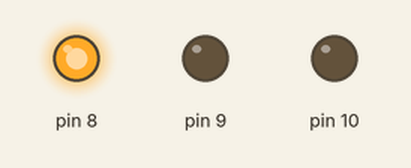
This sketch was run on a simulated Arduino Uno, built with avr-gcc and run on an emulated ATmega328P. On the bench: output pins drawn as LEDs (lit = HIGH).

Above: at 0.5 s.
At 1.5 s:
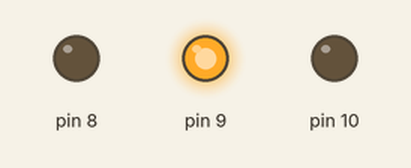
At 2.5 s:
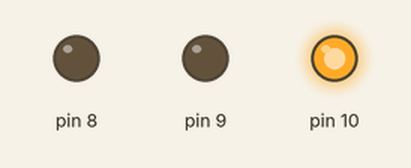
At 3.5 s:
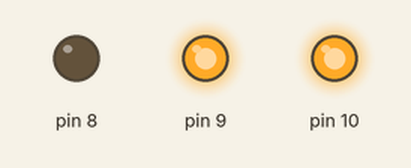
Timing chart, 0 to 5.2 s (numbered marks = the images above):
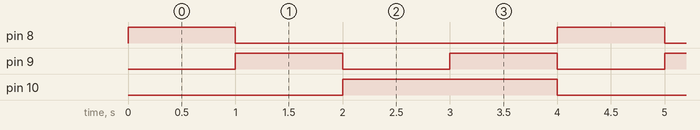

Measured:
- by itself, pin 8: alternates HIGH for 1.0 s and LOW for 3.0 s
- by itself, pin 9: alternates HIGH for 1.0 s and LOW for 1.0 s
- by itself, pin 10: alternates HIGH for 2.0 s and LOW for 2.0 s

The sketch:

A1_2_6.ino
```cpp
void setup() {
  pinMode(10, OUTPUT);
  pinMode(9, OUTPUT);
  pinMode(8, OUTPUT);

  pinMode(7, INPUT_PULLUP);

  digitalWrite(10, LOW);
  digitalWrite(9, LOW);
  digitalWrite(8, LOW);
}

void loop() {
  digitalWrite(10, LOW);
  digitalWrite(9, LOW);
  digitalWrite(8, HIGH);

  delay(1000);

  digitalWrite(10, LOW);
  digitalWrite(9, HIGH);
  digitalWrite(8, LOW);

  delay(1000);

  digitalWrite(10, HIGH);
  digitalWrite(9, LOW);
  digitalWrite(8, LOW);

  delay(1000);

  digitalWrite(10, HIGH);
  digitalWrite(9, HIGH);
  digitalWrite(8, LOW);

  delay(1000);
}
```
